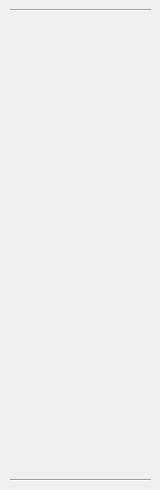
<?xml version="1.0" encoding="UTF-8"?>
<ui version="4.0">
 <class>Widget_Standard</class>
 <widget class="QWidget" name="Widget_Standard">
  <property name="geometry">
   <rect>
    <x>0</x>
    <y>0</y>
    <width>160</width>
    <height>490</height>
   </rect>
  </property>
  <property name="windowTitle">
   <string>Form</string>
  </property>
  <widget class="Line" name="line_2">
   <property name="geometry">
    <rect>
     <x>10</x>
     <y>0</y>
     <width>141</width>
     <height>20</height>
    </rect>
   </property>
   <property name="orientation">
    <enum>Qt::Horizontal</enum>
   </property>
  </widget>
  <widget class="Line" name="line_3">
   <property name="geometry">
    <rect>
     <x>10</x>
     <y>470</y>
     <width>141</width>
     <height>20</height>
    </rect>
   </property>
   <property name="orientation">
    <enum>Qt::Horizontal</enum>
   </property>
  </widget>
 </widget>
 <resources/>
 <connections/>
</ui>
